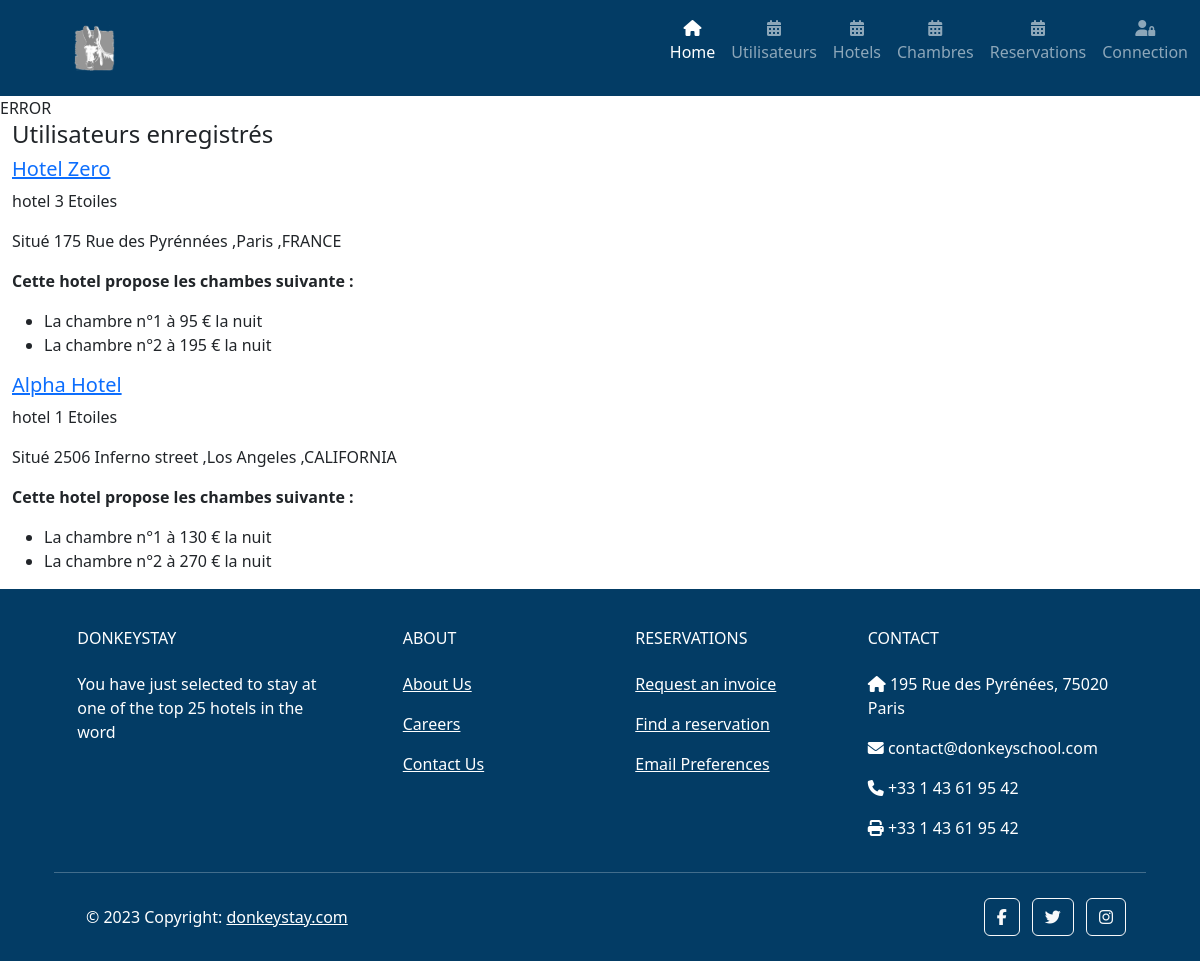
Screenshot of /hotel with the database file from the repository.
### tables this page shows
CREATE TABLE IF NOT EXISTS `hotel` (
    `hotelID` INT AUTO_INCREMENT PRIMARY KEY NOT NULL,
    `hotelStars` INT,
    `hotelName` VARCHAR(50) NOT NULL,
    `hotelAdress` VARCHAR(50) NOT NULL,
    `hotelCity` VARCHAR(50) NOT NULL,
    `hotelCountry` VARCHAR(50) NOT NULL
);

CREATE TABLE IF NOT EXISTS `room` (
    `roomID` INT AUTO_INCREMENT PRIMARY KEY NOT NULL,
    `hotelID` INT NOT NULL,
    `roomNumber` INT NOT NULL,
    `roomNightPrice` DECIMAL NOT NULL,
    `roomDescription` VARCHAR(255),
    `roomPic` VARCHAR(255),
    CONSTRAINT hotel
        FOREIGN KEY (hotelID) REFERENCES hotel(hotelID)
);

### controllers/Controller.php (called while the page is built, shortened)
<?php
abstract class Controller
{
    public function render(string $fichier, array $datas = [], string $index = "index")
    {
        extract($datas);
        require_once ROOT . '/views/' . $fichier . '.php';
        $display = ob_get_clean();
        require_once ROOT . '/views/' . $index . '.php';
    }
}

### controllers/HotelController.php (called while the page is built, shortened)
<?php
class HotelController extends Controller
{
    public function index()
    {
        $hotels = new Hotel;
        $hotels = $hotels->findAll();
        $this->render('hotel/index',['hotels' => $hotels]);
    }
}

### index.php (called while the page is built, shortened)
<?php
require_once 'Autoloader.php';
$router = new Router;
$router->start();

### models/Hotel.php (called while the page is built, shortened)
<?php
class Hotel extends DataBaseModel
{
    public function __construct()
    {
        $this->table = 'hotel';
    }
}

### models/DataBaseAccess.php (called while the page is built, shortened)
<?php
class DataBaseAccess extends PDO
{
    private static $instance;
    private function __construct()
    {
        $DataSourceName = 'mysql:dbname=' . self::DBNAME . ';host=' . self::DBHOST;
    }
    public static function getInstance ()
    {
        if(self::$instance === null){
            self::$instance = new self();
        }
        return self::$instance;
    }
}

### models/DataBaseModel.php (called while the page is built, shortened)
<?php
abstract class DataBaseModel extends DataBaseAccess
{
    protected $table;
    public function findAll()
    {
        $query = $this->requete('SELECT * FROM '. $this->table);
        return $query->fetchAll();
    }
    public function findBy(array $criteres)
    {
        $fields = [];
        $values = [];
        foreach ($criteres as $field => $value) {
            $fields[] = "$field = ?" ;
            $values[] = $value;
        }
        $fields = implode(" AND ", $fields);
        $fields = 'SELECT * FROM ' . $this->table . ' WHERE ' . $fields;
        $findBy = $this->requete($fields, $values);
        return $findBy->fetchAll();
    }
    public function requete(string $sql, array $attributs = null)
    {
        $this->dbAccess = DataBaseAccess::getInstance();
        if($attributs !== null){
            $query = $this->dbAccess->prepare($sql);
            $query->execute($attributs);
            return $query;
        }else{
            return $this->dbAccess->query($sql);
        }
    }
}

### models/Room.php (called while the page is built, shortened)
<?php
class Room extends DataBaseModel
{
    public function __construct()
    {
        $this->table = 'room';
    }
}

### Autoloader.php (called while the page is built, shortened)
<?php
class Autoloader
{
    static function autoload($class)
    {
        $class = str_replace(__NAMESPACE__ . '\\', '', $class);
        $class = str_replace('\\', '/', $class);
        $file = __DIR__ . DIRECTORY_SEPARATOR . $class . ".php";
    }
}

### views/hotel/index.php (the view, shortened to what this page needs)
<?php
$rooms = new Room;
?>
<div class="container-fluid">
    <h4>Utilisateurs enregistrés</h4>
    <div class="row">
        <?php foreach ($hotels as $hotelValue) : ?>
            <?php $room = $rooms->findBy(['hotelID' => $hotelValue->hotelID]); ?>
        <article>
            <h5>
                <a href="hotel/hotelProfil/<?= $hotelValue->hotelID; ?>">
                    <?= $hotelValue->hotelName; ?>
                </a>
            </h5>
            <p>hotel <?= $hotelValue->hotelStars; ?> Etoiles</p>
            <p>Situé <?= $hotelValue->hotelAdress . " ," . $hotelValue->hotelCity . " ," . $hotelValue->hotelCountry; ?></p>
            <p><strong>Cette hotel propose les chambes suivante :</strong></p>
            <ul>
                <?php foreach ($room as $roomValue) : ?>
                    <li>La chambre n°<?= $roomValue->roomNumber; ?> à <?= $roomValue->roomNightPrice; ?> € la nuit</li>
                <?php endforeach; ?>
            </ul>
        </article>
        <?php endforeach; ?>
    </div>
</div>

### controllers/Router.php (shortened to what this page needs)
<?php
class Router
{
    public function start()
    {
        $uri = $_SERVER['REQUEST_URI'];
        $uri = (!empty($uri) && $uri[-1] === "/") ? substr($uri, 0, -1) : $uri ;
        $params = $uri ;
        $params = explode('/', $params);
        array_shift($params);
        if(strlen($params[0]) === 0){
            $controller = new DefaultController;
            $controller->index();
        }else{
            $appController = '\\App\\controllers\\'.ucfirst(array_shift($params)).'Controller';
            $controller = new $appController;
            $action = isset($params[0]) ? array_shift($params) : 'index';
            if(!method_exists($controller, $action)){
                http_response_code(404);
                echo "Erreur 404 - La page n'existe pas";
            }else{
                isset($params[0]) ? call_user_func_array([$controller,$action],$params) : $controller->$action();
            }
        }
    }
}

### core/UI/header.php (shortened to what this page needs)
<!DOCTYPE html>
<html lang="en">
<head>
    <link href="/core/scss/custom.css" rel="stylesheet">
</head>
<body>
    <header>
        <nav class="navbar navbar-dark bg-donkey-primary fixed-top" aria-label="offcanvas navbar">
            <div class="container-fluid flex-nowrap">
                <div class="text-center navbar-brand">
                    <img src="/core/img/donkey.png" alt="DonkeyStay Logo" title="DonkeyStay Alive" class="img-fluid w-25">
                </div>
                <div class="collapse navbar-collapse d-flex justify-content-end" id="navbarNavDropdown">
                    <ul class="navbar-nav text-center flex-md-row">
                        <li class="nav-item me-3">
                            <a class="nav-link active" aria-current="page" href=".">
                                <i class="fa-solid fa-house"></i>
                                <p>Home</p>
                            </a>
                        </li>
                        <li class="nav-item me-3">
                            <a class="nav-link" href="<?= 'user' ?>">
                                <i class="fa-solid fa-calendar-days"></i>
                                <p>Utilisateurs</p>
                            </a>
                        </li>
                        <li class="nav-item me-3">
                            <a class="nav-link" href="<?= 'hotel' ?>">
                                <i class="fa-solid fa-calendar-days"></i>
                                <p>Hotels</p>
                            </a>
                        </li>
                        <li class="nav-item me-3">
                            <a class="nav-link" href="<?= 'room' ?>">
                                <i class="fa-solid fa-calendar-days"></i>
                                <p>Chambres</p>
                            </a>
                        </li>
                        <li class="nav-item me-3">
                            <a class="nav-link" href="<?= 'reservation' ?>">
                                <i class="fa-solid fa-calendar-days"></i>
                                <p>Reservations</p>
                            </a>
                        </li>
                        <li class="nav-item">
                            <a class="nav-link" href="#" class="navbar-toggler" type="button" data-bs-toggle="offcanvas" data-bs-target="#offcanvasNavbar" aria-controls="offcanvasNavbar" aria-label="Toggle navigation">
                                <i class="fa-solid fa-user-lock"></i>
                                <p>Connection</p>
                            </a>
                        </li>
                    </ul>
                </div>
            </div>
        </nav>
    </header>
    <main style="margin-top:96px;">
    <?php include 'ConnectForm/subscription.php'; ?>

### core/UI/ConnectForm/subscription.php (shortened to what this page needs)
<?php
if(isset($_POST['Subscription'])){
    echo "<br>INSCRIPTION<br>";
    $newUser = new User;
    $users = new User;
    $newUser = $newUser->hydrate($_POST);
    $newUser->create($newUser);
    echo "<pre>";
    var_dump($users->findAll());
    echo "</pre>";
}elseif(isset($_POST['Connection'])){
    echo "<br>CONNECTION<br>";
    echo "<pre>";
    var_dump($_POST);
    echo "</pre>";
}else{
    echo "ERROR";
}

### views/index.php
<?php require ROOT . '/core/UI/header.php'; ?>
<?= $display ?>
<?php require ROOT . '/core/UI/footer.php'; ?>

### core/UI/footer.php (shortened to what this page needs)
</main>
<footer class="text-center text-lg-start text-white bg-donkey-primary">
    <div class="container p-4 pb-0">
        <section class="">
            <div class="row">
                <div class="col-md-3 col-lg-3 col-xl-3 mx-auto mt-3">
                    <h6 class="text-uppercase mb-4 font-weight-bold">Donkeystay</h6>
                    <p>You have just selected to stay at one of the top 25 hotels in the word</p>
                </div>
                <div class="col-md-2 col-lg-2 col-xl-2 mx-auto mt-3">
                    <h6 class="text-uppercase mb-4 font-weight-bold">About</h6>
                    <p><a class="text-white" href="#">About Us</a></p>
                    <p><a class="text-white" href="#">Careers</a></p>
                    <p><a class="text-white" href="#">Contact Us</a></p>
                </div>
                <div class="col-md-3 col-lg-2 col-xl-2 mx-auto mt-3">
                    <h6 class="text-uppercase mb-4 font-weight-bold">reservations</h6>
                    <p><a class="text-white" href="#">Request an invoice</a></p>
                    <p><a class="text-white" href="#">Find a reservation</a></p>
                    <p><a class="text-white" href="#">Email Preferences</a></p>
                </div>
                <div class="col-md-4 col-lg-3 col-xl-3 mx-auto mt-3">
                    <h6 class="text-uppercase mb-4 font-weight-bold">contact</h6>
                    <p><i class="fas fa-home mr-3"></i> 195 Rue des Pyrénées, 75020 Paris</p>
                    <p><i class="fas fa-envelope mr-3"></i> contact@donkeyschool.com</p>
                    <p><i class="fas fa-phone mr-3"></i> +33 1 43 61 95 42</p>
                    <p><i class="fas fa-print mr-3"></i> +33 1 43 61 95 42</p>
                </div>
            </div>
        </section>
        <hr class="my-3">
        <section class="p-3 pt-0">
            <div class="row d-flex align-items-center">
                <div class="col-md-7 col-lg-8 text-center text-md-start">
                    <div class="p-3">
                        © 2023 Copyright:
                        <a class="text-white" href="https://donkey.school/">donkeystay.com</a>
                    </div>
                </div>
                <div class="col-md-5 col-lg-4 ml-lg-0 text-center text-md-end">
                    <a class="btn btn-outline-light btn-floating m-1" class="text-white" role="button" href="https://www.facebook.com/" target="_blank"><i class="fab fa-facebook-f"></i></a>
                    <a class="btn btn-outline-light btn-floating m-1" class="text-white" role="button" href="https://twitter.com/" target="_blank"><i class="fab fa-twitter"></i></a>
                    <a class="btn btn-outline-light btn-floating m-1" class="text-white" role="button" href="https://www.instagram.com/" target="_blank"><i class="fab fa-instagram"></i></a>
                </div>
            </div>
        </section>
    </div>
</footer>
</body>
</html>

### rows the page displays
hotel: hotelName "Hotel Zero", hotelStars "3", hotelAdress "175 Rue des Pyrénnées", hotelCity "Paris", hotelCountry "FRANCE"
room: roomNumber "1", roomNightPrice "95"
room: roomNumber "2", roomNightPrice "195"
hotel: hotelName "Alpha Hotel", hotelStars "1", hotelAdress "2506 Inferno street", hotelCity "Los Angeles", hotelCountry "CALIFORNIA"
room: roomNumber "1", roomNightPrice "130"
room: roomNumber "2", roomNightPrice "270"
